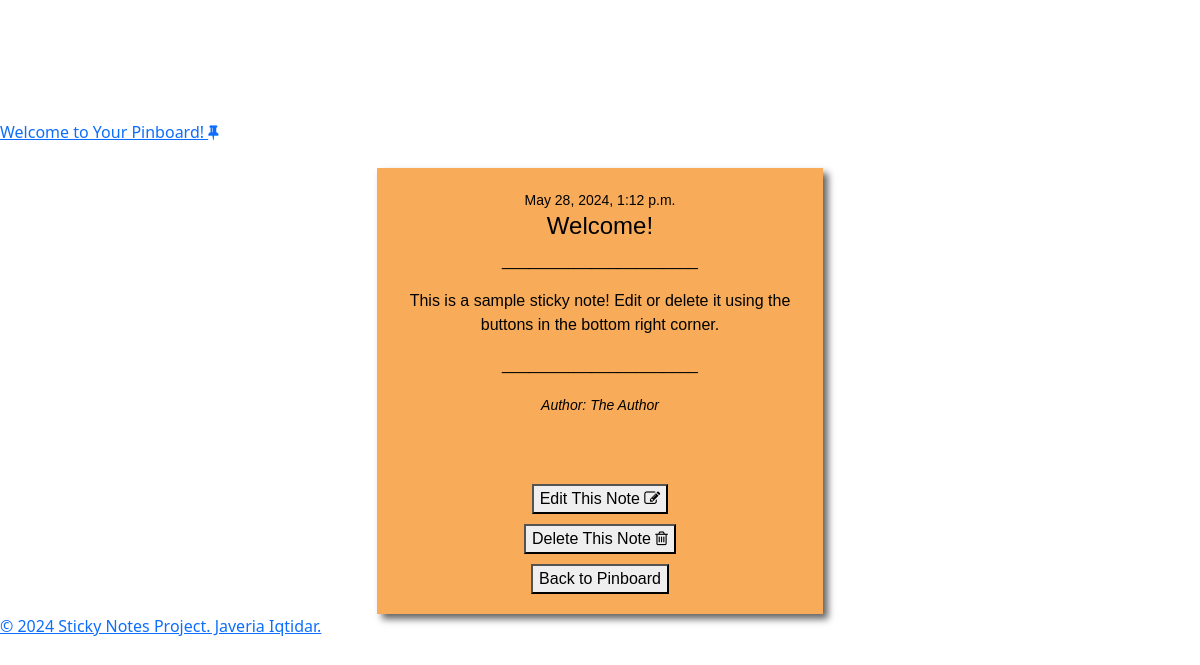
The app's page /note/1/ (signed in) with its own data.
### notes_app/models.py (models this page shows, shortened)
class StickyNote(models.Model):
    title = models.CharField(max_length=30)
    content = models.CharField(max_length=200)
    created_on = models.DateTimeField(auto_now_add=True)
    author = models.CharField(max_length=30, null=True, blank=True)

### notes_app/views.py (the view)
# urls.py: path("note/<int:note_id>/", views.view_note, name="view_note"),
@login_required
def view_note(request, note_id):
    note = get_object_or_404(StickyNote, id=note_id)
    return render(request, "view_note.html", {"note": note})

### notes_app/templates/view_note.html (shortened to what this page needs)
{% extends 'base.html' %}
{% block body %}
<div class="container bootstrap snippets bootdey">
    <div class="form-container">
        <div class="note-form">
            <div class="content">
                <small class="datesmall">{{ note.created_on }}</small>
                <h4>{{ note.title }}</h4>
                <p>______________________</p>
                <p>{{ note.content }}</p>
                <p>______________________</p>
                {% if note.author %}
                <small class="authsmall"><i>Author: {{ note.author }}</i></small><br>
                {% endif %}
            </div>
            <div class="button-container">
                {% if perms.notes_app.change_stickynote %}
                <a href="{% url 'edit_note' note.id %}"><button type="button">Edit This Note <i class="fa fa-pencil-square-o"></i></button></a>
                {% endif %}
                {% if perms.notes_app.delete_stickynote %}
                <a href="{% url 'delete_note' note.id %}" class="text-danger"><button type="button">Delete This Note <i class="fa fa-trash-o "></i></button></a>
                {% endif %}
                <a href="{% url 'view_all_notes' %}"><button type="button">Back to Pinboard</button></a>
            </div>
        </div>
    </div>
</div>
{% endblock %}

### notes_app/static/style.css (style rules this page uses)
body { padding-top: 100px; margin-top: 20px; background-image: url("https://images.unsplash.com/photo-1558051815-0f18e64e6280?q=80&w=1000&auto=format&fit=crop&ixlib=rb-4.0.3&ixid=M3wxMjA3fDB8MHxzZWFyY2h8Mnx8Y29yayUyMGJvYXJkfGVufDB8fDB8fHww"); }
.form-container { position: relative; background-color: #f8ac59; color: #000000; font-family: Arial, Helvetica, sans-serif; text-align: center; margin: 0 auto; width: 40%; padding-top: 40%; box-sizing: border-box; box-shadow: 5px 5px 7px rgba(33, 33, 33, 0.7); min-width: 300px; min-height: 300px; }
.note-form { position: absolute; width: 100%; height: 100%; top: 0; left: 0; padding: 20px; box-sizing: border-box; display: flex; flex-direction: column; justify-content: space-between; }
.content { flex-grow: 1; }
.button-container { display: flex; flex-direction: column; gap: 10px; }

### records on screen
StickyNote: created_on "May 28, 2024, 1:12 p.m.", title "Welcome!", content "This is a sample sticky note! Edit or delete it using the buttons in the bottom right corner.", author "The Author"
